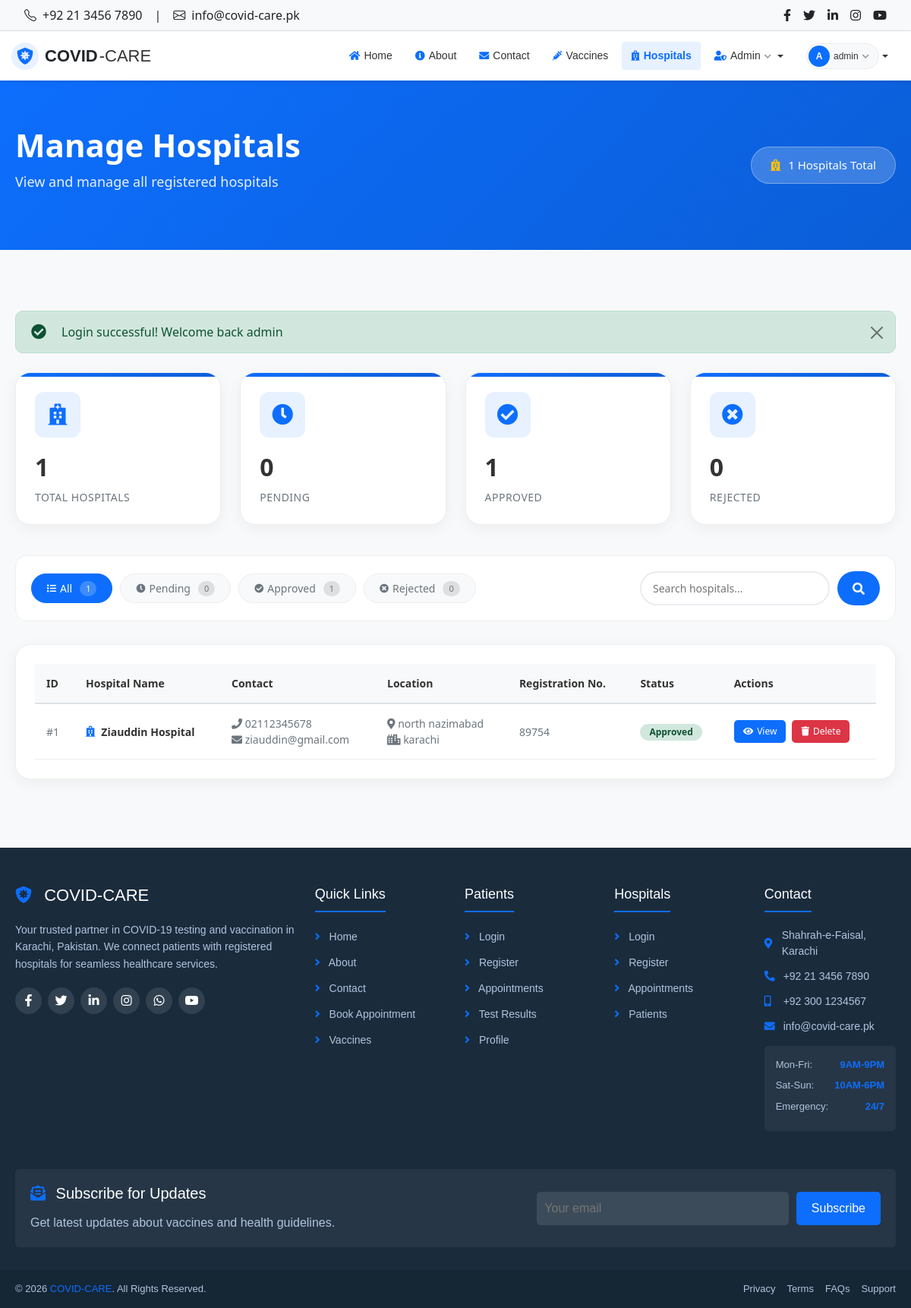
Screenshot of /admin/hospitals.php (signed in) with the database file from the repository.
### tables this page shows
CREATE TABLE `hospitals` (
  `hospital_id` int(11) NOT NULL,
  `name` varchar(100) DEFAULT NULL,
  `address` text DEFAULT NULL,
  `city` varchar(50) DEFAULT NULL,
  `phone` varchar(15) DEFAULT NULL,
  `email` varchar(100) DEFAULT NULL,
  `password` varchar(255) DEFAULT NULL,
  `registration_no` varchar(50) DEFAULT NULL,
  `status` enum('pending','approved','rejected') DEFAULT 'pending',
  `created_at` timestamp NOT NULL DEFAULT current_timestamp()
);

### admin/hospitals.php (the view, shortened to what this page needs)
<?php
require_once '../config.php';
require_once '../includes/functions.php';
require_once '../includes/header.php';
require_once '../includes/navbar.php';
$status = isset($_GET['status']) ? $_GET['status'] : '';
if (!empty($status)) {
    $query = "SELECT * FROM hospitals WHERE status = '$status' ORDER BY created_at DESC";
} else {
    $query = "SELECT * FROM hospitals ORDER BY created_at DESC";
}
$result = mysqli_query($conn, $query);
$hospitals = [];
if ($result) {
    while ($row = mysqli_fetch_assoc($result)) {
        $hospitals[] = $row;
    }
}
$total_query = "SELECT
    COUNT(*) as total,
    SUM(CASE WHEN status = 'pending' THEN 1 ELSE 0 END) as pending,
    SUM(CASE WHEN status = 'approved' THEN 1 ELSE 0 END) as approved,
    SUM(CASE WHEN status = 'rejected' THEN 1 ELSE 0 END) as rejected
    FROM hospitals";
$counts_result = mysqli_query($conn, $total_query);
$counts = mysqli_fetch_assoc($counts_result);
?>
<section class="page-header">
    <div class="container">
        <div>
            <h1>Manage Hospitals</h1>
            <p>View and manage all registered hospitals</p>
        </div>
        <div class="header-badge">
            <i class="fas fa-hospital"></i>
            <?php echo $counts['total']; ?> Hospitals Total
        </div>
    </div>
</section>
<main class="main-content">
    <div class="container">
        <?php echo showFlashMessage(); ?>
        <div class="stats-grid">
            <div class="stat-card">
                <div class="stat-icon">
                    <i class="fas fa-hospital"></i>
                </div>
                <div class="stat-value"><?php echo $counts['total']; ?></div>
                <div class="stat-label">Total Hospitals</div>
            </div>
            <div class="stat-card">
                <div class="stat-icon">
                    <i class="fas fa-clock"></i>
                </div>
                <div class="stat-value"><?php echo $counts['pending']; ?></div>
                <div class="stat-label">Pending</div>
            </div>
            <div class="stat-card">
                <div class="stat-icon">
                    <i class="fas fa-check-circle"></i>
                </div>
                <div class="stat-value"><?php echo $counts['approved']; ?></div>
                <div class="stat-label">Approved</div>
            </div>
            <div class="stat-card">
                <div class="stat-icon">
                    <i class="fas fa-times-circle"></i>
                </div>
                <div class="stat-value"><?php echo $counts['rejected']; ?></div>
                <div class="stat-label">Rejected</div>
            </div>
        </div>
        <div class="filter-bar">
            <div class="filter-tabs">
                <a href="?status=" class="filter-tab <?php echo empty($status) ? 'active' : ''; ?>">
                    <i class="fas fa-list"></i> All
                    <span class="count"><?php echo $counts['total']; ?></span>
                </a>
                <a href="?status=pending" class="filter-tab <?php echo $status == 'pending' ? 'active' : ''; ?>">
                    <i class="fas fa-clock"></i> Pending
                    <span class="count"><?php echo $counts['pending']; ?></span>
                </a>
                <a href="?status=approved" class="filter-tab <?php echo $status == 'approved' ? 'active' : ''; ?>">
                    <i class="fas fa-check-circle"></i> Approved
                    <span class="count"><?php echo $counts['approved']; ?></span>
                </a>
                <a href="?status=rejected" class="filter-tab <?php echo $status == 'rejected' ? 'active' : ''; ?>">
                    <i class="fas fa-times-circle"></i> Rejected
                    <span class="count"><?php echo $counts['rejected']; ?></span>
                </a>
            </div>
            <form method="GET" class="search-box">
                <input type="text" name="search" placeholder="Search hospitals..."
                       value="<?php echo isset($_GET['search']) ? htmlspecialchars($_GET['search']) : ''; ?>">
                <button type="submit"><i class="fas fa-search"></i></button>
            </form>
        </div>
        <div class="table-card">
            <?php if (!empty($hospitals)): ?>
                <div class="table-responsive">
                    <table>
                        <thead>
                            <tr>
                                <th>ID</th>
                                <th>Hospital Name</th>
                                <th>Contact</th>
                                <th>Location</th>
                                <th>Registration No.</th>
                                <th>Status</th>
                                <th>Actions</th>
                            </tr>
                        </thead>
                        <tbody>
                            <?php foreach ($hospitals as $h): ?>
                            <tr>
                                <td>#<?php echo $h['hospital_id']; ?></td>
                                <td>
                                    <div class="hospital-name">
                                        <i class="fas fa-hospital"></i>
                                        <?php echo htmlspecialchars($h['name']); ?>
                                    </div>
                                </td>
                                <td>
                                    <div><i class="fas fa-phone"></i> <?php echo htmlspecialchars($h['phone']); ?></div>
                                    <div><i class="fas fa-envelope"></i> <?php echo htmlspecialchars($h['email']); ?></div>
                                </td>
                                <td>
                                    <div><i class="fas fa-map-marker-alt"></i> <?php echo htmlspecialchars($h['address']); ?></div>
                                    <div><i class="fas fa-city"></i> <?php echo htmlspecialchars($h['city']); ?></div>
                                </td>
                                <td><?php echo htmlspecialchars($h['registration_no']); ?></td>
                                <td>
                                    <?php
                                    $badge_class = '';
                                    if ($h['status'] == 'pending') $badge_class = 'badge-pending';
                                    elseif ($h['status'] == 'approved') $badge_class = 'badge-approved';
                                    elseif ($h['status'] == 'rejected') $badge_class = 'badge-rejected';
                                    ?>
                                    <span class="badge <?php echo $badge_class; ?>">
                                        <?php echo ucfirst($h['status']); ?>
                                    </span>
                                </td>
                                <td>
                                    <div class="action-buttons">
                                        <a href="#" class="btn-action btn-view">
                                            <i class="fas fa-eye"></i> View
                                        </a>
                                        <a href="?delete=<?php echo $h['hospital_id']; ?>"
                                           class="btn-action btn-delete"
                                           onclick="return confirm('Are you sure you want to delete this hospital? This action cannot be undone.')">
                                            <i class="fas fa-trash"></i> Delete
                                        </a>
                                    </div>
                                </td>
                            </tr>
                            <?php endforeach; ?>
                        </tbody>
                    </table>
                </div>
            <?php endif; ?>
        </div>
    </div>
</main>
<?php require_once '../includes/footer.php'; ?>

### admin/hospitals.php (style rules this page uses)
* { margin: 0; padding: 0; box-sizing: border-box; }
body { font-family: 'Segoe UI', Tahoma, Geneva, Verdana, sans-serif; background: #f8f9fa; min-height: 100vh; display: flex; flex-direction: column; }
.main-content { flex: 1; padding: 40px 0; }
.container { max-width: 1200px; margin: 0 auto; padding: 0 20px; width: 100%; }
.page-header { background: linear-gradient(135deg, #0d6efd, #0b5ed7); padding: 60px 0; margin-bottom: 40px; color: white; width: 100%; }
.page-header .container { display: flex; justify-content: space-between; align-items: center; flex-wrap: wrap; gap: 20px; }
.page-header h1 { font-size: 42px; font-weight: 700; margin-bottom: 10px; }
.page-header p { font-size: 18px; opacity: 0.9; }
.header-badge { background: rgba(255,255,255,0.2); padding: 12px 25px; border-radius: 50px; font-size: 15px; display: flex; align-items: center; gap: 10px; backdrop-filter: blur(5px); border: 1px solid rgba(255,255,255,0.3); }
.header-badge i { color: #ffc107; }
.stats-grid { display: grid; grid-template-columns: repeat(4, 1fr); gap: 25px; margin-bottom: 40px; }
.stat-card { background: white; border-radius: 20px; padding: 25px; box-shadow: 0 5px 20px rgba(0,0,0,0.05); border: 1px solid #eee; transition: all 0.3s ease; position: relative; overflow: hidden; }
.stat-card::before { content: ''; position: absolute; top: 0; left: 0; right: 0; height: 5px; background: linear-gradient(90deg, #0d6efd, #0b5ed7); }
.stat-icon { width: 60px; height: 60px; background: #e7f1ff; border-radius: 12px; display: flex; align-items: center; justify-content: center; margin-bottom: 15px; color: #0d6efd; font-size: 28px; }
.stat-value { font-size: 32px; font-weight: 700; color: #333; margin-bottom: 5px; }
.stat-label { color: #6c757d; font-size: 14px; font-weight: 500; text-transform: uppercase; letter-spacing: 0.5px; }
.filter-bar { background: white; border-radius: 15px; padding: 20px; margin-bottom: 30px; border: 1px solid #eee; display: flex; justify-content: space-between; align-items: center; flex-wrap: wrap; gap: 15px; }
.filter-tabs { display: flex; gap: 10px; flex-wrap: wrap; }
.filter-tab { padding: 8px 20px; background: #f8f9fa; border: 1px solid #eee; border-radius: 30px; color: #6c757d; text-decoration: none; font-size: 14px; font-weight: 500; transition: all 0.3s ease; display: inline-flex; align-items: center; gap: 5px; }
.filter-tab.active { background: #0d6efd; color: white; border-color: #0d6efd; }
.filter-tab i { font-size: 12px; }
.filter-tab .count { background: rgba(0,0,0,0.1); padding: 2px 8px; border-radius: 20px; font-size: 11px; margin-left: 5px; }
.filter-tab.active .count { background: rgba(255,255,255,0.2); }
.search-box { display: flex; gap: 10px; }
.search-box input { padding: 10px 15px; border: 2px solid #e9ecef; border-radius: 30px; width: 250px; font-size: 14px; }
.search-box button { background: #0d6efd; color: white; border: none; border-radius: 30px; padding: 10px 20px; cursor: pointer; transition: all 0.3s ease; }
.table-card { background: white; border-radius: 20px; padding: 25px; box-shadow: 0 5px 20px rgba(0,0,0,0.05); border: 1px solid #eee; }
.table-responsive { overflow-x: auto; }
table { width: 100%; border-collapse: collapse; }
th { text-align: left; padding: 15px; background: #f8f9fa; color: #333; font-size: 14px; font-weight: 600; border-bottom: 2px solid #dee2e6; }
td { padding: 15px; color: #6c757d; font-size: 14px; border-bottom: 1px solid #eee; }
.hospital-name { font-weight: 700; color: #333; display: flex; align-items: center; gap: 8px; }
.hospital-name i { color: #0d6efd; }
.badge { display: inline-block; padding: 5px 12px; border-radius: 50px; font-size: 12px; font-weight: 600; }
.badge-approved { background: #d1e7dd; color: #0f5132; }
.action-buttons { display: flex; gap: 8px; flex-wrap: wrap; }
.btn-action { padding: 6px 12px; border-radius: 5px; text-decoration: none; font-size: 12px; font-weight: 500; display: inline-flex; align-items: center; gap: 5px; transition: all 0.3s ease; border: none; cursor: pointer; }
.btn-view { background: #0d6efd; color: white; }
.btn-delete { background: #dc3545; color: white; }

### rows the page displays
hospitals: hospital_id "1", name "Ziauddin Hospital", phone "02112345678", email "ziauddin@gmail.com", address "north nazimabad", city "karachi", registration_no "89754", status "Approved"

### other values shown
substr($user_name, 0, 1) "A"
$user_name "admin"
$counts['total'] "1"
$message "Login successful! Welcome back admin"
$counts['pending'] "0"
$counts['approved'] "1"
$counts['rejected'] "0"
SITE_NAME "COVID-CARE"
